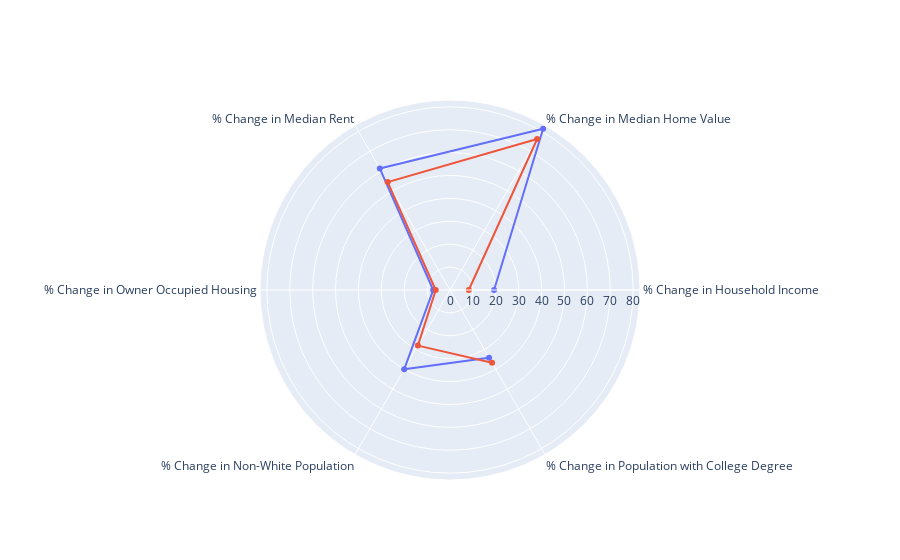

Notebook code for this chart:
### Code cell
# Cluster 2 - "stable, in line with average"
categories=['% Change in Household Income','% Change in Median Home Value','% Change in Median Rent', 
         '% Change in Owner Occupied Housing', '% Change in Non-White Population',
         '% Change in Population with College Degree']
fig = go.Figure()

fig.add_trace(go.Scatterpolar(
  r=[19.24,81.35,61.29,7.34,40.02,34.12],
  theta=categories,
    name='Cluster 3: Gentrified (n=31)'
))

fig.add_trace(go.Scatterpolar(
      r=[8.20,76.14,54.41,6.23,28.04,36.73],
      theta=categories,
      name='Baseline'
))

fig.update_layout(
  polar=dict(
    radialaxis=dict(
      visible=True,
    ),
  ),
  showlegend=False
)

fig.show()

### Figure 1 — Plotly figure (JSON) as saved in the notebook; plotly's stock layout.template omitted (floating-point values rounded to 4 significant figures)
{"data": [{"name": "Cluster 3: Gentrified (n=31)", "r": [19.24, 81.35, 61.29, 7.34, 40.02, 34.12], "theta": ["% Change in Household Income", "% Change in Median Home Value", "% Change in Median Rent", "% Change in Owner Occupied Housing", "% Change in Non-White Population", "% Change in Population with College Degree"], "type": "scatterpolar"}, {"name": "Baseline", "r": [8.2, 76.14, 54.41, 6.23, 28.04, 36.73], "theta": ["% Change in Household Income", "% Change in Median Home Value", "% Change in Median Rent", "% Change in Owner Occupied Housing", "% Change in Non-White Population", "% Change in Population with College Degree"], "type": "scatterpolar"}], "layout": {"polar": {"radialaxis": {"visible": true}}, "showlegend": false}}
